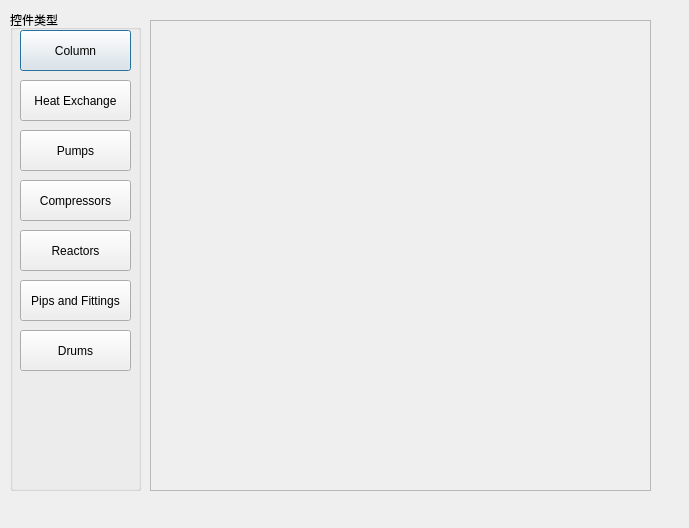
<?xml version="1.0" encoding="UTF-8"?>
<ui version="4.0">
 <class>Dialog</class>
 <widget class="QDialog" name="Dialog">
  <property name="geometry">
   <rect>
    <x>0</x>
    <y>0</y>
    <width>689</width>
    <height>528</height>
   </rect>
  </property>
  <property name="windowTitle">
   <string>Dialog</string>
  </property>
  <widget class="QGroupBox" name="chosestyle">
   <property name="geometry">
    <rect>
     <x>10</x>
     <y>10</y>
     <width>131</width>
     <height>481</height>
    </rect>
   </property>
   <property name="title">
    <string>控件类型</string>
   </property>
   <widget class="QPushButton" name="choseprojectbutton1">
    <property name="geometry">
     <rect>
      <x>10</x>
      <y>20</y>
      <width>111</width>
      <height>41</height>
     </rect>
    </property>
    <property name="text">
     <string>Column</string>
    </property>
   </widget>
   <widget class="QPushButton" name="choseprojectbutton1_2">
    <property name="geometry">
     <rect>
      <x>10</x>
      <y>70</y>
      <width>111</width>
      <height>41</height>
     </rect>
    </property>
    <property name="text">
     <string>Heat Exchange</string>
    </property>
   </widget>
   <widget class="QPushButton" name="choseprojectbutton1_3">
    <property name="geometry">
     <rect>
      <x>10</x>
      <y>120</y>
      <width>111</width>
      <height>41</height>
     </rect>
    </property>
    <property name="text">
     <string>Pumps</string>
    </property>
   </widget>
   <widget class="QPushButton" name="choseprojectbutton1_4">
    <property name="geometry">
     <rect>
      <x>10</x>
      <y>170</y>
      <width>111</width>
      <height>41</height>
     </rect>
    </property>
    <property name="text">
     <string>Compressors</string>
    </property>
   </widget>
   <widget class="QPushButton" name="choseprojectbutton1_5">
    <property name="geometry">
     <rect>
      <x>10</x>
      <y>220</y>
      <width>111</width>
      <height>41</height>
     </rect>
    </property>
    <property name="text">
     <string>Reactors</string>
    </property>
   </widget>
   <widget class="QPushButton" name="choseprojectbutton1_6">
    <property name="geometry">
     <rect>
      <x>10</x>
      <y>270</y>
      <width>111</width>
      <height>41</height>
     </rect>
    </property>
    <property name="text">
     <string>Pips and Fittings</string>
    </property>
   </widget>
   <widget class="QPushButton" name="choseprojectbutton1_7">
    <property name="geometry">
     <rect>
      <x>10</x>
      <y>320</y>
      <width>111</width>
      <height>41</height>
     </rect>
    </property>
    <property name="text">
     <string>Drums</string>
    </property>
   </widget>
  </widget>
  <widget class="QScrollArea" name="scrollArea">
   <property name="geometry">
    <rect>
     <x>150</x>
     <y>20</y>
     <width>501</width>
     <height>471</height>
    </rect>
   </property>
   <property name="widgetResizable">
    <bool>true</bool>
   </property>
   <widget class="QWidget" name="scrollAreaWidgetContents">
    <property name="geometry">
     <rect>
      <x>0</x>
      <y>0</y>
      <width>499</width>
      <height>469</height>
     </rect>
    </property>
   </widget>
  </widget>
 </widget>
 <resources/>
 <connections/>
</ui>
